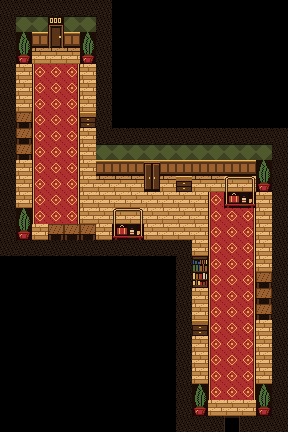

A level layout from a 2D game, rendered from its tile map. Below: a short description, then the map file with its tile-grid data intact:
An orthogonal 18x27 tile map with 16x16 px tiles, 1 tile layer (tiles) and 9 objects (3x keyspot, 3x drawer, entry, exit, closet).

<map version="1.10" tiledversion="1.12.2" orientation="orthogonal" renderorder="right-down" width="18" height="27" tilewidth="16" tileheight="16" infinite="0" nextlayerid="3" nextobjectid="15">
 <properties>
  <property name="allow_lock" type="bool" value="true" />
  <property name="kind" value="normal" />
 </properties>
 <tileset firstgid="1" source="../tilesets/hotel.tsx" />
 <layer id="1" name="tiles" width="18" height="27">
  <data encoding="csv">
7,7,7,7,7,7,7,0,0,0,0,0,0,0,0,0,0,0,
7,8,8,10,8,8,7,0,0,0,0,0,0,0,0,0,0,0,
7,43,9,11,9,43,7,0,0,0,0,0,0,0,0,0,0,0,
7,44,3,3,3,44,7,0,0,0,0,0,0,0,0,0,0,0,
7,2,4,5,6,2,7,0,0,0,0,0,0,0,0,0,0,0,
7,2,4,5,6,2,7,0,0,0,0,0,0,0,0,0,0,0,
7,2,4,5,6,2,7,0,0,0,0,0,0,0,0,0,0,0,
7,15,4,5,6,14,7,0,0,0,0,0,0,0,0,0,0,0,
7,15,4,5,6,2,7,7,7,7,7,7,7,7,7,7,7,7,
7,15,4,5,6,2,8,8,8,8,8,8,8,8,8,8,8,7,
7,2,4,5,6,2,9,9,9,12,9,9,9,9,9,9,43,7,
7,2,4,5,6,2,3,3,3,13,3,14,3,3,45,46,44,7,
7,2,4,5,6,2,2,2,2,2,2,2,2,4,47,48,2,7,
7,43,4,5,6,2,2,45,46,2,2,2,2,4,5,6,2,7,
7,44,2,15,15,15,2,47,48,2,2,2,2,4,5,6,2,7,
7,7,7,7,7,7,7,7,7,7,7,7,2,4,5,6,2,7,
0,0,0,0,0,0,0,0,0,0,0,7,34,4,5,6,2,7,
0,0,0,0,0,0,0,0,0,0,0,7,37,4,5,6,15,7,
0,0,0,0,0,0,0,0,0,0,0,7,2,4,5,6,15,7,
0,0,0,0,0,0,0,0,0,0,0,7,2,4,5,6,15,7,
0,0,0,0,0,0,0,0,0,0,0,7,14,4,5,6,2,7,
0,0,0,0,0,0,0,0,0,0,0,7,2,4,5,6,2,7,
0,0,0,0,0,0,0,0,0,0,0,7,2,4,5,6,2,7,
0,0,0,0,0,0,0,0,0,0,0,7,2,4,5,6,2,7,
0,0,0,0,0,0,0,0,0,0,0,7,43,4,5,6,43,7,
0,0,0,0,0,0,0,0,0,0,0,7,44,2,2,2,44,7,
0,0,0,0,0,0,0,0,0,0,0,7,7,7,25,7,7,7
</data>
 </layer>
 <objectgroup id="2" name="objects">
  <object id="1" name="entry" x="224" y="416" width="16" height="16">
   <properties>
    <property name="wall" value="bottom" />
   </properties>
  </object>
  <object id="2" name="exit" x="48" y="16" width="16" height="32">
   <properties>
    <property name="wall" value="top" />
   </properties>
  </object>
  <object id="6" name="keyspot" x="64" y="224">
   <point />
  </object>
  <object id="8" name="closet" x="144" y="160" width="16" height="32" />
  <object id="10" name="keyspot" x="256" y="288">
   <point />
  </object>
  <object id="11" name="drawer" x="80" y="112" width="16" height="16" />
  <object id="12" name="drawer" x="176" y="176" width="16" height="16" />
  <object id="13" name="drawer" x="192" y="320" width="16" height="16" />
  <object id="14" name="keyspot" x="16" y="128">
   <point />
  </object>
 </objectgroup>
</map>
